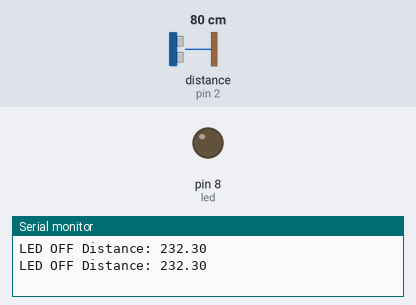
This sketch was run on a simulated Arduino Uno, built with avr-gcc and run on an emulated ATmega328P. Parts: output pins drawn as LEDs (lit = HIGH), the last lines printed to the serial monitor. Wiring (inferred from the names in the program): ultrasonic range finder: trigger pin 3; echo pin 2. Inputs (shaded band) come from the test bench; at power-on: distance to the obstacle (sensor on pin 2) 80 cm. The echo pulse lasts 58.3 µs per cm; pins used as bus, display or sensor lines are not drawn.

Above: at 1.8 s.
1.9 s: distance to the obstacle (sensor on pin 2) set to 20 cm
3.4 s: distance to the obstacle (sensor on pin 2) set to 15 cm
At 4.4 s:
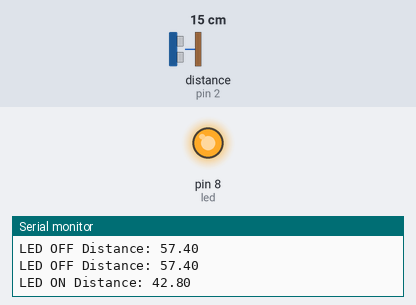
5.5 s: distance to the obstacle (sensor on pin 2) set to 18 cm
At 7.2 s:
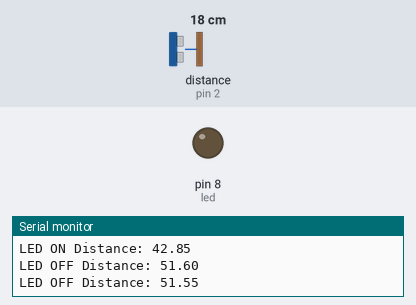
7.5 s: distance to the obstacle (sensor on pin 2) set to 2 cm
At 8.9 s:
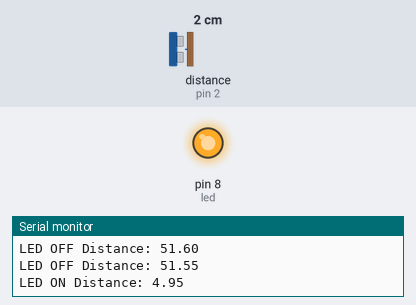
Timing chart, 0 to 10.5 s (numbered marks = the images above; inputs shaded):
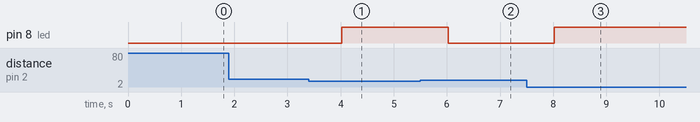

Measured:
- the behaviour switches between 18 and 17 cm on distance to the obstacle (sensor on pin 2) (found by bisection; images 0 and 1)
- after the input at 3.4 s, pin 8 (led): LOW → HIGH after 0.62 s
- after the input at 5.5 s, pin 8 (led): HIGH → LOW after 0.52 s
- after the input at 7.5 s, pin 8 (led): LOW → HIGH after 0.52 s

The sketch:

Task_1.1p.ino
```cpp
const int trigg = 3;
const int echo = 2;
const int led = 8;
const int dist_threshold = 50;

float duration;
float distance;


void setup() {
  Serial.begin(9600);
  pinMode(trigg, OUTPUT);
  pinMode(echo, INPUT);
  pinMode(led, OUTPUT);

  // put your setup code here, to run once:

}

void loop() {
  digitalWrite(trigg, HIGH);
  delayMicroseconds(10);
  digitalWrite(trigg, LOW);

  duration = pulseIn(echo, HIGH);
  distance = 0.050* duration;

  if(distance< dist_threshold)
    digitalWrite(led, HIGH);
  else
    digitalWrite(led, LOW);

  if(distance< dist_threshold)
    Serial.print("LED ON ");
  else
    Serial.print("LED OFF ");

  Serial.print("Distance: ");
  Serial.println(distance);

  delay(1000);
  // put your main code here, to run repeatedly:

}
```
